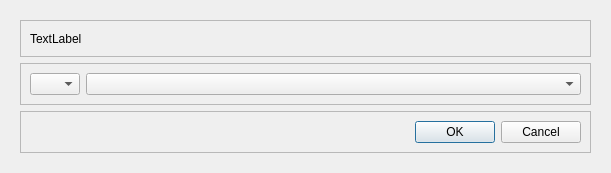
<?xml version="1.0" encoding="UTF-8"?>
<ui version="4.0">
 <class>TemplateChange</class>
 <widget class="QDialog" name="TemplateChange">
  <property name="geometry">
   <rect>
    <x>0</x>
    <y>0</y>
    <width>611</width>
    <height>173</height>
   </rect>
  </property>
  <property name="windowTitle">
   <string>Выбор шаблона</string>
  </property>
  <layout class="QHBoxLayout" name="horizontalLayout_2">
   <item>
    <widget class="QWidget" name="widget" native="true">
     <layout class="QVBoxLayout" name="verticalLayout">
      <item>
       <widget class="QFrame" name="frame">
        <property name="frameShape">
         <enum>QFrame::StyledPanel</enum>
        </property>
        <property name="frameShadow">
         <enum>QFrame::Raised</enum>
        </property>
        <layout class="QHBoxLayout" name="horizontalLayout">
         <item>
          <widget class="QLabel" name="label">
           <property name="text">
            <string>TextLabel</string>
           </property>
          </widget>
         </item>
        </layout>
       </widget>
      </item>
      <item>
       <widget class="QFrame" name="frame_2">
        <property name="frameShape">
         <enum>QFrame::StyledPanel</enum>
        </property>
        <property name="frameShadow">
         <enum>QFrame::Raised</enum>
        </property>
        <layout class="QHBoxLayout" name="horizontalLayout_3">
         <item>
          <widget class="QComboBox" name="tllist">
           <property name="sizePolicy">
            <sizepolicy hsizetype="Fixed" vsizetype="Fixed">
             <horstretch>0</horstretch>
             <verstretch>0</verstretch>
            </sizepolicy>
           </property>
           <property name="minimumSize">
            <size>
             <width>50</width>
             <height>0</height>
            </size>
           </property>
           <property name="maximumSize">
            <size>
             <width>50</width>
             <height>16777215</height>
            </size>
           </property>
           <property name="baseSize">
            <size>
             <width>50</width>
             <height>0</height>
            </size>
           </property>
          </widget>
         </item>
         <item>
          <widget class="QComboBox" name="templlist"/>
         </item>
        </layout>
       </widget>
      </item>
      <item>
       <widget class="QFrame" name="frame_3">
        <property name="frameShape">
         <enum>QFrame::StyledPanel</enum>
        </property>
        <property name="frameShadow">
         <enum>QFrame::Raised</enum>
        </property>
        <layout class="QVBoxLayout" name="verticalLayout_3">
         <item>
          <widget class="QDialogButtonBox" name="buttonBox">
           <property name="standardButtons">
            <set>QDialogButtonBox::Cancel|QDialogButtonBox::Ok</set>
           </property>
          </widget>
         </item>
        </layout>
       </widget>
      </item>
     </layout>
    </widget>
   </item>
  </layout>
 </widget>
 <resources/>
 <connections>
  <connection>
   <sender>buttonBox</sender>
   <signal>accepted()</signal>
   <receiver>TemplateChange</receiver>
   <slot>accept()</slot>
   <hints>
    <hint type="sourcelabel">
     <x>241</x>
     <y>89</y>
    </hint>
    <hint type="destinationlabel">
     <x>241</x>
     <y>59</y>
    </hint>
   </hints>
  </connection>
  <connection>
   <sender>buttonBox</sender>
   <signal>rejected()</signal>
   <receiver>TemplateChange</receiver>
   <slot>reject()</slot>
   <hints>
    <hint type="sourcelabel">
     <x>241</x>
     <y>89</y>
    </hint>
    <hint type="destinationlabel">
     <x>241</x>
     <y>59</y>
    </hint>
   </hints>
  </connection>
 </connections>
</ui>
